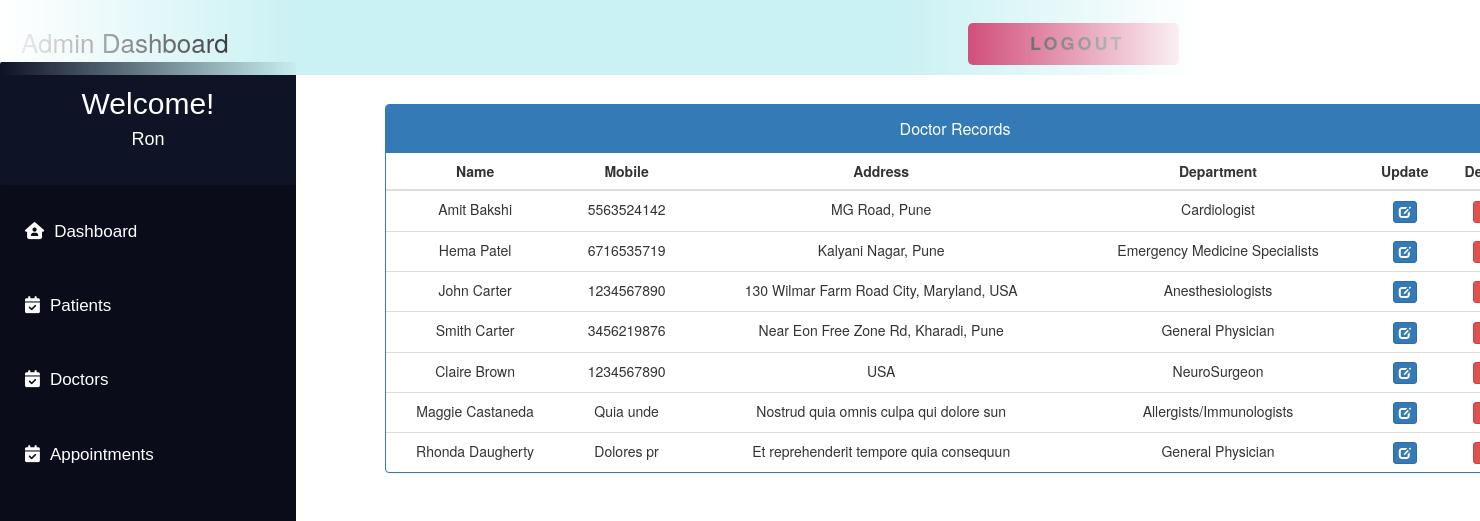
The page /admin_doctor_record/ (signed in) on the database its author committed.
### MyApp/models.py (models this page shows, shortened)
class Doctor(models.Model):
    user = models.OneToOneField(User, on_delete=models.CASCADE)
    Doctor_First_Name = models.CharField(max_length=50, default="")
    Doctor_Last_Name = models.CharField(max_length=50, default="")
    gender = models.CharField(max_length=10, choices=GENDER, default="")
    address = models.CharField(max_length=40)
    contact = models.CharField(max_length=10, null=True)
    department = models.CharField(
        max_length=50, choices=departments, default='')
    status = models.BooleanField(default=False)

### MyApp/views.py (the view)
# urls.py: path('admin_doctor_record/', views.admin_doctor_record,
@login_required(login_url='adminlogin')
def admin_doctor_record(request):
    doctors = Doctor.objects.all().filter(status=True)
    return render(request, 'MyApp/admin_doctor_record.html', {'doctors': doctors})

### templates/MyApp/admin_doctor_record.html (shortened to what this page needs)
<!DOCTYPE html>
<html lang="en">
<head>
    <link href="//netdna.bootstrapcdn.com/bootstrap/3.0.0/css/bootstrap.min.css" rel="stylesheet" id="bootstrap-css">
</head>
<body>
    {% include 'MyApp/admin_base.html' %}
    <div class="container" style="margin-left:25%; margin-right:8%; margin-top:7%;">
        <div class="panel panel-primary">
            <div class="panel-heading">
            <h6 class="panel-title" style="text-align:center; padding: 5px 0px;">Doctor Records</h6>
            </div>
            <table class="table table-hover" id="dev-table">
            <thead>
                <tr>
                <th style="text-align:center;">Name</th>
                <th style="text-align:center;">Mobile</th>
                <th style="text-align:center;">Address</th>
                <th style="text-align:center;">Department</th>
                <th style="text-align:center;">Update</th>
                <th style="text-align:center;">Delete</th>
                </tr>
            </thead>
            {% for d in doctors %}
            <tr>
                <td style="text-align:center;"> {{d.Doctor_First_Name}} {{d.Doctor_Last_Name}} </td>
                <td style="text-align:center;">{{d.contact}}</td>
                <td style="text-align:center;">{{d.address}}</td>
                <td style="text-align:center;">{{d.department}}</td>
                <td style="text-align:center;"><a class="btn btn-primary btn-xs" href="{% url 'MyApp:update_doctor' d.id%}"><span class="glyphicon glyphicon-edit"></span></a></td>
                <td style="text-align:center;"><a class="btn btn-danger btn-xs" href="{% url 'MyApp:delete_doctor' d.id %}"></a></td>
            </tr>
            {% endfor %}
            </table>
        </div>
    </div>
</body>
</html>

### templates/MyApp/admin_base.html (shortened to what this page needs)
<!DOCTYPE html>
<html lang="en">
<head>
</head>
<body>
    <div class="navbar">
        <a>Admin Dashboard</a>
        <button>
            <span class="label"><a href="{% url 'MyApp:logout' %}" class="logoutbtn"
                    style="font-size:18px; text-align: center;">Logout</a></span>
        </button>
    </div>
    <div class="sidebar">
        <div class="userprofile">
            <h2 style="color:white; font-family:sans-serif; padding-top:25px; text-align:center; margin:0px;">Welcome!
            </h2>
            <h4 style="color:white; font-family:sans-serif; text-align:center; padding-bottom:35px;">
                {{request.user.username}}</h4>
        </div>
        <a href="{% url 'MyApp:admin_dashboard' %}"><i class="fa-solid fa-house-user"></i>Dashboard</a>
        <a href="{% url 'MyApp:admin_patient' %}"><i class="fa-solid fa-calendar-check"></i>Patients</a>
        <a href="{% url 'MyApp:admin_doctor' %}"><i class="fa-solid fa-calendar-check"></i>Doctors</a>
        <a href="{% url 'MyApp:admin_appointment' %}"><i class="fa-solid fa-calendar-check"></i>Appointments</a>
    </div>
</body>
</html>

### templates/MyApp/admin_base.html (style rules this page uses)
body { background-color: rgb(255, 255, 255); padding: 0px; margin-top: 0px; margin-left: 0px; margin-right: 0px; margin-bottom: 0px; }
.navbar { overflow: hidden; height: 75px; width: 100%; padding-top: 22px; z-index: 1; top: 0; position: fixed; display: block; max-width: 1200px; mask-image: linear-gradient(90deg, rgba(255, 255, 255, 0) 0%, #ffffff 25%, #ffffff 75%, rgba(255, 255, 255, 0) 100%); margin: 0 auto; background-color: #caf1f3; }
.navbar a { float: left; display: block; font-size: 26px; color: black; text-align: center; padding-left: 20px; text-decoration: none; }
.sidebar .userprofile { background-color: #0e1326; border-radius: 2px !important; margin-top: -5px; }
.sidebar { padding-top: 0px; border-radius: 15px !important; width: 20%; align-items: center; height: 100%; background-color: #0a0d19; font-family: sans-serif; font-size: 17px; font-weight: normal; position: fixed; top: 67px; left: 0; bottom: 0; }
.sidebar i { padding-right: 10px; }
.sidebar a { display: block; color: white; padding: 25px; text-decoration: none; }
button { float: right; position: relative; font-size: 14px; letter-spacing: 3px; height: 3em; padding: 0 3em; border: none; background-color: #c41b54; color: #fff; text-transform: uppercase; overflow: hidden; border-radius: 5px; margin-right: 20px; }
button::before { content: ''; display: block; position: absolute; z-index: 0; bottom: 0; left: 0; height: 0px; width: 100%; background: rgb(196, 27, 84); background: linear-gradient(90deg, rgba(196, 27, 84, 1) 20%, rgba(124, 7, 46, 1) 100%); transition: 0.2s; }
button .label { position: relative; }

### rows shown on the page
Doctor: Doctor_First_Name "Amit", Doctor_Last_Name "Bakshi", contact "5563524142", address "MG Road, Pune", department "Cardiologist"
Doctor: Doctor_First_Name "Hema", Doctor_Last_Name "Patel", contact "6716535719", address "Kalyani Nagar, Pune", department "Emergency Medicine Specialists"
Doctor: Doctor_First_Name "John", Doctor_Last_Name "Carter", contact "1234567890", address "130 Wilmar Farm Road City, Maryland, USA", department "Anesthesiologists"
Doctor: Doctor_First_Name "Smith", Doctor_Last_Name "Carter", contact "3456219876", address "Near Eon Free Zone Rd, Kharadi, Pune", department "General Physician"
Doctor: Doctor_First_Name "Claire", Doctor_Last_Name "Brown", contact "1234567890", address "USA", department "NeuroSurgeon"
Doctor: Doctor_First_Name "Maggie", Doctor_Last_Name "Castaneda", contact "Quia unde", address "Nostrud quia omnis culpa qui dolore sun", department "Allergists/Immunologists"
Doctor: Doctor_First_Name "Rhonda", Doctor_Last_Name "Daugherty", contact "Dolores pr", address "Et reprehenderit tempore quia consequun", department "General Physician"

### other values the page prints
{{ request.user.username }} "Ron"
